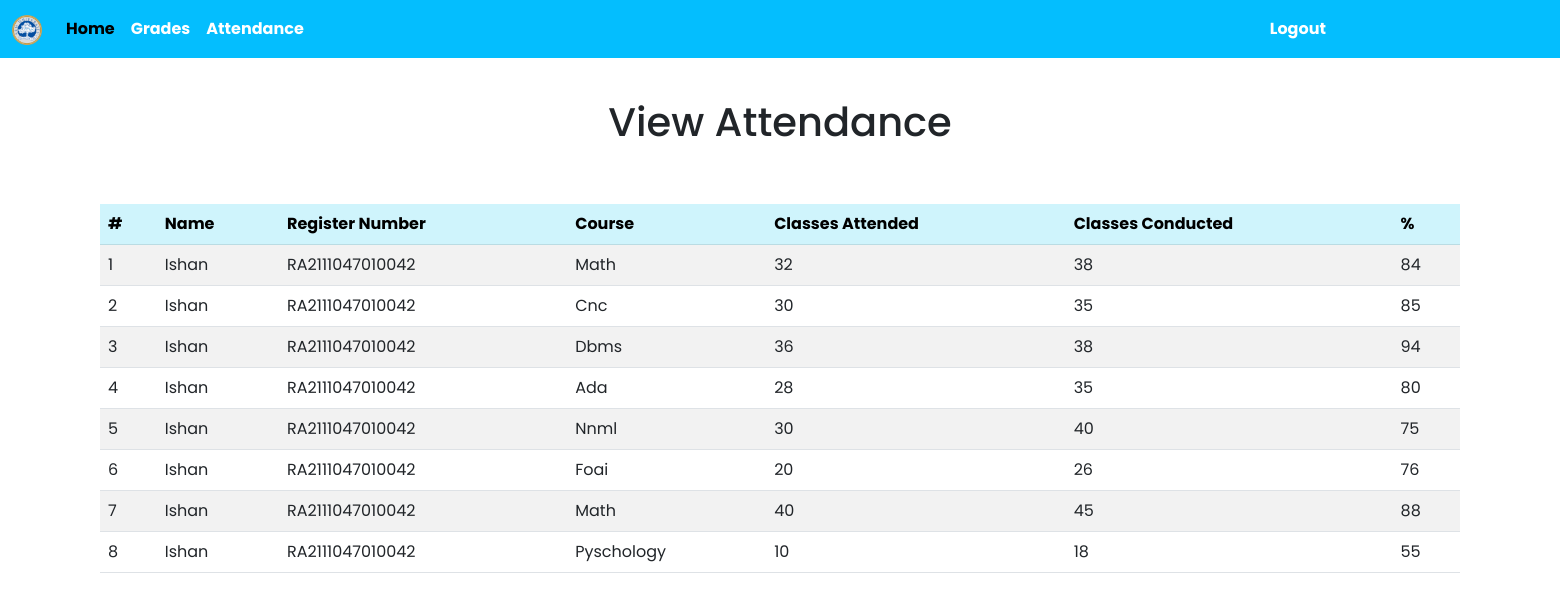
/view-attend.php (signed in), run on the app's committed database.
### tables this page shows
CREATE TABLE `attendance` (
  `regdno` varchar(128) NOT NULL,
  `course` varchar(128) NOT NULL,
  `attended` int(11) NOT NULL,
  `conducted` int(11) NOT NULL,
  `percent` int(11) NOT NULL
);

CREATE TABLE `user` (
  `id` int(11) NOT NULL,
  `name` varchar(128) NOT NULL,
  `regdno` varchar(255) NOT NULL,
  `dob` date NOT NULL,
  `yos` int(11) NOT NULL,
  `branch` varchar(128) NOT NULL,
  `section` varchar(128) NOT NULL,
  `password_hash` varchar(255) NOT NULL
);

### view-attend.php (the view, shortened to what this page needs)
<?php
if (isset($_SESSION["user_id"])) {
  $mysqli = require   "sign-up/database.php";
  $sql = "SELECT * FROM user
          WHERE id = {$_SESSION["user_id"]}";
  $result = $mysqli->query($sql);
  $user = $result->fetch_assoc();
  $regdno =  ($user["regdno"]);
}
?>
<!DOCTYPE html>
<html lang="en">
<head>
    <link href="https://cdn.jsdelivr.net/npm/bootstrap@5.3.0-alpha1/dist/css/bootstrap.min.css" rel="stylesheet"
>
    <link rel="stylesheet" href="/styles.css">
</head>
<body>
    <nav class="navbar navbar-expand-lg" style="background-color: #04befe;">
        <div class="container-fluid">
          <a class="navbar-brand" href="#">
            <img src="/images/SRM Logo.png" alt="logo" width="30" height="30">
          </a>
          <div class="collapse navbar-collapse" id="navbarNavDropdown">
            <ul class="navbar-nav">
              <li class="nav-item">
                <a class="nav-link active txt" aria-current="page" href="/index.php"><strong>Home</strong></a>
              </li>
              <li class="nav-item">
                <a class="nav-link txt" href="/view-grade.php"><strong>Grades</strong></a>
              </li>
              <li class="nav-item">
                <a class="nav-link txt" href="/view-attend.php"><strong>Attendance</strong></a>
              </li>
              <li class="nav-item logout">
                <a class="nav-link txt" href="/login/logout.php"><strong>Logout</strong></a>
              </li>
            </ul>
          </div>
        </div>
      </nav>
    <div class="titl">
        <h1>View Attendance</h1>
    </div>
        <div class="tbl">
        <table class="table table-striped table-hover" id="table-attendance">
            <thead class="table-info table align-middle">
              <tr>
                <th scope="col">#</th>
                <th scope="col">Name</th>
                <th scope="col">Register Number</th>
                <th scope="col">Course</th>
                <th scope="col">Classes Attended</th>
                <th scope="col">Classes Conducted</th>
                <th scope="col">%</th>
              </tr>
            </thead>
            <tbody>
              <?php
                   $con = new mysqli('localhost','root','','logindb');
                   if( $con-> connect_error){
                   die('Connection Failed : '.$con->connect_error);
                   }
                   else{
                  $mysqli = require("sign-up/database.php");
                  $count = 0;
                  $query = "SELECT * FROM attendance
                            JOIN user ON attendance.regdno = user.regdno
                            WHERE user.regdno = '$regdno'";
                  $result = mysqli_query($mysqli, $query);
                  while($row = mysqli_fetch_assoc($result)){
                    $count++;
                ?>
              <tr>
                  <td> <?php echo $count;  ?></td>
                  <td> <?php echo $row['name']; ?></td>
                  <td> <?php echo $row['regdno']; ?></td>
                  <td> <?php echo $row['course']; ?></td>
                  <td> <?php echo $row['attended']; ?></td>
                  <td> <?php echo $row['conducted']; ?></td>
                  <td> <?php echo $row['percent']; ?></td>
              </tr>
              <?php  }  } ?>
            </tbody>
          </table>
        </div>
      </body>
</html>

### styles.css (style rules this page uses)
body { overflow-x: hidden; }
.logout { margin : 0 950px; }
.txt { color: white; }
.tbl { padding: 50px 100px; }
.titl { text-align: center; margin-top: 40px; }
a { text-decoration: none; color: black; }
* { padding: 0; margin: 0; box-sizing: border-box; }
body, input { font-family: 'Poppins',sans-serif; }

### data on the page
attendance: user.name "Ishan", user.regdno "RA2111047010042", course "Math", attended "32", conducted "38", percent "84"
attendance: user.name "Ishan", user.regdno "RA2111047010042", course "Cnc", attended "30", conducted "35", percent "85"
attendance: user.name "Ishan", user.regdno "RA2111047010042", course "Dbms", attended "36", conducted "38", percent "94"
attendance: user.name "Ishan", user.regdno "RA2111047010042", course "Ada", attended "28", conducted "35", percent "80"
attendance: user.name "Ishan", user.regdno "RA2111047010042", course "Nnml", attended "30", conducted "40", percent "75"
attendance: user.name "Ishan", user.regdno "RA2111047010042", course "Foai", attended "20", conducted "26", percent "76"
attendance: user.name "Ishan", user.regdno "RA2111047010042", course "Math", attended "40", conducted "45", percent "88"
attendance: user.name "Ishan", user.regdno "RA2111047010042", course "Pyschology", attended "10", conducted "18", percent "55"
